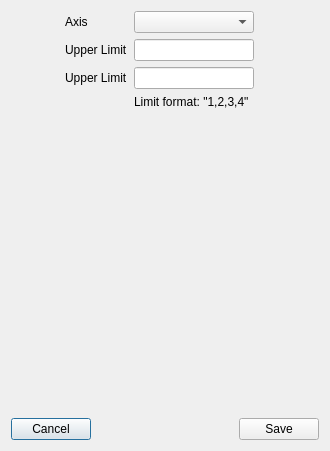
<?xml version="1.0" encoding="UTF-8"?>
<ui version="4.0">
 <class>Dialog</class>
 <widget class="QDialog" name="Dialog">
  <property name="windowModality">
   <enum>Qt::WindowModal</enum>
  </property>
  <property name="geometry">
   <rect>
    <x>0</x>
    <y>0</y>
    <width>330</width>
    <height>451</height>
   </rect>
  </property>
  <property name="sizePolicy">
   <sizepolicy hsizetype="Expanding" vsizetype="Expanding">
    <horstretch>0</horstretch>
    <verstretch>0</verstretch>
   </sizepolicy>
  </property>
  <property name="minimumSize">
   <size>
    <width>200</width>
    <height>0</height>
   </size>
  </property>
  <property name="windowTitle">
   <string>Resonance Filter</string>
  </property>
  <property name="modal">
   <bool>true</bool>
  </property>
  <layout class="QVBoxLayout" name="verticalLayout">
   <item>
    <layout class="QGridLayout" name="gridLayout">
     <item row="0" column="3">
      <widget class="QLabel" name="axis_units">
       <property name="text">
        <string> </string>
       </property>
      </widget>
     </item>
     <item row="2" column="2">
      <widget class="QLineEdit" name="lower_value">
       <property name="minimumSize">
        <size>
         <width>120</width>
         <height>0</height>
        </size>
       </property>
       <property name="maximumSize">
        <size>
         <width>120</width>
         <height>16777215</height>
        </size>
       </property>
      </widget>
     </item>
     <item row="2" column="1">
      <widget class="QLabel" name="lower_label">
       <property name="text">
        <string>Upper Limit</string>
       </property>
      </widget>
     </item>
	 <item row="6" column="2">
      <widget class="QLabel" name="format_label">
       <property name="text">
        <string>Limit format: "1,2,3,4"</string>
       </property>
      </widget>
	 </item>
     <item row="0" column="2">
      <widget class="QComboBox" name="axis_value">
       <property name="sizePolicy">
        <sizepolicy hsizetype="Expanding" vsizetype="Fixed">
         <horstretch>0</horstretch>
         <verstretch>0</verstretch>
        </sizepolicy>
       </property>
       <property name="minimumSize">
        <size>
         <width>120</width>
         <height>0</height>
        </size>
       </property>
       <property name="maximumSize">
        <size>
         <width>120</width>
         <height>16777215</height>
        </size>
       </property>
      </widget>
     </item>
     <item row="2" column="3">
      <widget class="QLabel" name="lower_units">
       <property name="text">
        <string> </string>
       </property>
      </widget>
     </item>
     <item row="4" column="1">
      <widget class="QLabel" name="upper_label">
       <property name="text">
        <string>Upper Limit</string>
       </property>
      </widget>
     </item>
     <item row="4" column="3">
      <widget class="QLabel" name="upper_units">
       <property name="text">
        <string> </string>
       </property>
      </widget>
     </item>
     <item row="0" column="4">
      <spacer name="horizontalSpacer_3">
       <property name="orientation">
        <enum>Qt::Horizontal</enum>
       </property>
       <property name="sizeHint" stdset="0">
        <size>
         <width>60</width>
         <height>20</height>
        </size>
       </property>
      </spacer>
     </item>
     <item row="4" column="2">
      <widget class="QLineEdit" name="upper_value">
       <property name="minimumSize">
        <size>
         <width>120</width>
         <height>0</height>
        </size>
       </property>
       <property name="maximumSize">
        <size>
         <width>120</width>
         <height>16777215</height>
        </size>
       </property>
      </widget>
     </item>
     <item row="0" column="1">
      <widget class="QLabel" name="axis_label">
       <property name="text">
        <string>Axis</string>
       </property>
      </widget>
     </item>
     <item row="0" column="0">
      <spacer name="horizontalSpacer_4">
       <property name="orientation">
        <enum>Qt::Horizontal</enum>
       </property>
       <property name="sizeHint" stdset="0">
        <size>
         <width>60</width>
         <height>20</height>
        </size>
       </property>
      </spacer>
     </item>
    </layout>
   </item>
   <item>
    <layout class="QHBoxLayout" name="horizontalLayout">
     <item>
      <spacer name="horizontalSpacer">
       <property name="orientation">
        <enum>Qt::Horizontal</enum>
       </property>
       <property name="sizeHint" stdset="0">
        <size>
         <width>60</width>
         <height>20</height>
        </size>
       </property>
      </spacer>
     </item>
     <item>
      <widget class="QLabel" name="preview">
       <property name="sizePolicy">
        <sizepolicy hsizetype="Expanding" vsizetype="Expanding">
         <horstretch>0</horstretch>
         <verstretch>0</verstretch>
        </sizepolicy>
       </property>
       <property name="text">
        <string/>
       </property>
      </widget>
     </item>
     <item>
      <spacer name="horizontalSpacer_2">
       <property name="orientation">
        <enum>Qt::Horizontal</enum>
       </property>
       <property name="sizeHint" stdset="0">
        <size>
         <width>60</width>
         <height>20</height>
        </size>
       </property>
      </spacer>
     </item>
    </layout>
   </item>
   <item>
    <layout class="QHBoxLayout" name="horizontalLayout_12">
     <item>
      <widget class="QPushButton" name="cancel">
       <property name="text">
        <string>Cancel</string>
       </property>
      </widget>
     </item>
     <item>
      <spacer name="horizontalSpacer_6">
       <property name="orientation">
        <enum>Qt::Horizontal</enum>
       </property>
       <property name="sizeHint" stdset="0">
        <size>
         <width>60</width>
         <height>20</height>
        </size>
       </property>
      </spacer>
     </item>
     <item>
      <widget class="QPushButton" name="ok">
       <property name="text">
        <string>Save</string>
       </property>
      </widget>
     </item>
    </layout>
   </item>
  </layout>
 </widget>
 <tabstops>
  <tabstop>axis_value</tabstop>
  <tabstop>lower_value</tabstop>
  <tabstop>upper_value</tabstop>
  <tabstop>ok</tabstop>
  <tabstop>cancel</tabstop>
 </tabstops>
 <resources/>
 <connections>
  <connection>
   <sender>cancel</sender>
   <signal>clicked()</signal>
   <receiver>Dialog</receiver>
   <slot>reject()</slot>
   <hints>
    <hint type="sourcelabel">
     <x>49</x>
     <y>428</y>
    </hint>
    <hint type="destinationlabel">
     <x>164</x>
     <y>225</y>
    </hint>
   </hints>
  </connection>
  <connection>
   <sender>ok</sender>
   <signal>clicked()</signal>
   <receiver>Dialog</receiver>
   <slot>accept()</slot>
   <hints>
    <hint type="sourcelabel">
     <x>279</x>
     <y>428</y>
    </hint>
    <hint type="destinationlabel">
     <x>164</x>
     <y>225</y>
    </hint>
   </hints>
  </connection>
  <connection>
   <sender>lower_value</sender>
   <signal>textChanged(QString)</signal>
   <receiver>Dialog</receiver>
   <slot>value_changed()</slot>
   <hints>
    <hint type="sourcelabel">
     <x>200</x>
     <y>55</y>
    </hint>
    <hint type="destinationlabel">
     <x>291</x>
     <y>58</y>
    </hint>
   </hints>
  </connection>
  <connection>
   <sender>upper_value</sender>
   <signal>textChanged(QString)</signal>
   <receiver>Dialog</receiver>
   <slot>value_changed()</slot>
   <hints>
    <hint type="sourcelabel">
     <x>207</x>
     <y>83</y>
    </hint>
    <hint type="destinationlabel">
     <x>289</x>
     <y>98</y>
    </hint>
   </hints>
  </connection>
 </connections>
 <slots>
  <slot>value_changed()</slot>
 </slots>
</ui>
